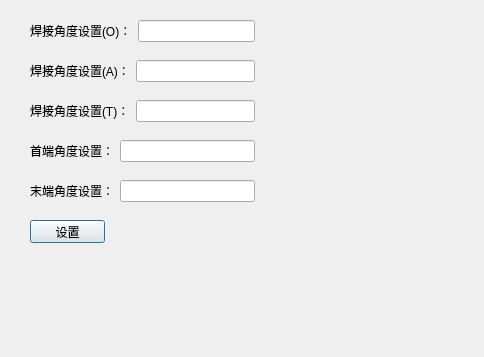
<?xml version="1.0" encoding="UTF-8"?>
<ui version="4.0">
 <class>Dialog</class>
 <widget class="QDialog" name="Dialog">
  <property name="geometry">
   <rect>
    <x>0</x>
    <y>0</y>
    <width>484</width>
    <height>357</height>
   </rect>
  </property>
  <property name="windowTitle">
   <string>Dialog</string>
  </property>
  <widget class="QWidget" name="layoutWidget">
   <property name="geometry">
    <rect>
     <x>30</x>
     <y>140</y>
     <width>225</width>
     <height>22</height>
    </rect>
   </property>
   <layout class="QHBoxLayout" name="horizontalLayout_2">
    <item>
     <widget class="QLabel" name="label_2">
      <property name="text">
       <string>首端角度设置：</string>
      </property>
     </widget>
    </item>
    <item>
     <widget class="QLineEdit" name="edtAglS"/>
    </item>
   </layout>
  </widget>
  <widget class="QWidget" name="layoutWidget_2">
   <property name="geometry">
    <rect>
     <x>30</x>
     <y>180</y>
     <width>225</width>
     <height>22</height>
    </rect>
   </property>
   <layout class="QHBoxLayout" name="horizontalLayout_3">
    <item>
     <widget class="QLabel" name="label_3">
      <property name="text">
       <string>末端角度设置：</string>
      </property>
     </widget>
    </item>
    <item>
     <widget class="QLineEdit" name="edtAglE"/>
    </item>
   </layout>
  </widget>
  <widget class="QPushButton" name="pbn_set">
   <property name="geometry">
    <rect>
     <x>30</x>
     <y>220</y>
     <width>75</width>
     <height>23</height>
    </rect>
   </property>
   <property name="text">
    <string>设置</string>
   </property>
  </widget>
  <widget class="QWidget" name="layoutWidget">
   <property name="geometry">
    <rect>
     <x>30</x>
     <y>20</y>
     <width>225</width>
     <height>22</height>
    </rect>
   </property>
   <layout class="QHBoxLayout" name="horizontalLayout">
    <item>
     <widget class="QLabel" name="label">
      <property name="text">
       <string>焊接角度设置(O)：</string>
      </property>
     </widget>
    </item>
    <item>
     <widget class="QLineEdit" name="edtAglO"/>
    </item>
   </layout>
  </widget>
  <widget class="QWidget" name="layoutWidget_3">
   <property name="geometry">
    <rect>
     <x>30</x>
     <y>100</y>
     <width>225</width>
     <height>22</height>
    </rect>
   </property>
   <layout class="QHBoxLayout" name="horizontalLayout_4">
    <item>
     <widget class="QLabel" name="label_4">
      <property name="text">
       <string>焊接角度设置(T)：</string>
      </property>
     </widget>
    </item>
    <item>
     <widget class="QLineEdit" name="edtAglT"/>
    </item>
   </layout>
  </widget>
  <widget class="QWidget" name="layoutWidget_4">
   <property name="geometry">
    <rect>
     <x>30</x>
     <y>60</y>
     <width>225</width>
     <height>22</height>
    </rect>
   </property>
   <layout class="QHBoxLayout" name="horizontalLayout_5">
    <item>
     <widget class="QLabel" name="label_5">
      <property name="text">
       <string>焊接角度设置(A)：</string>
      </property>
     </widget>
    </item>
    <item>
     <widget class="QLineEdit" name="edtAglA"/>
    </item>
   </layout>
  </widget>
  <zorder>layoutWidget</zorder>
  <zorder>layoutWidget</zorder>
  <zorder>layoutWidget_2</zorder>
  <zorder>pbn_set</zorder>
  <zorder>layoutWidget_3</zorder>
  <zorder>layoutWidget_4</zorder>
 </widget>
 <resources/>
 <connections/>
</ui>
